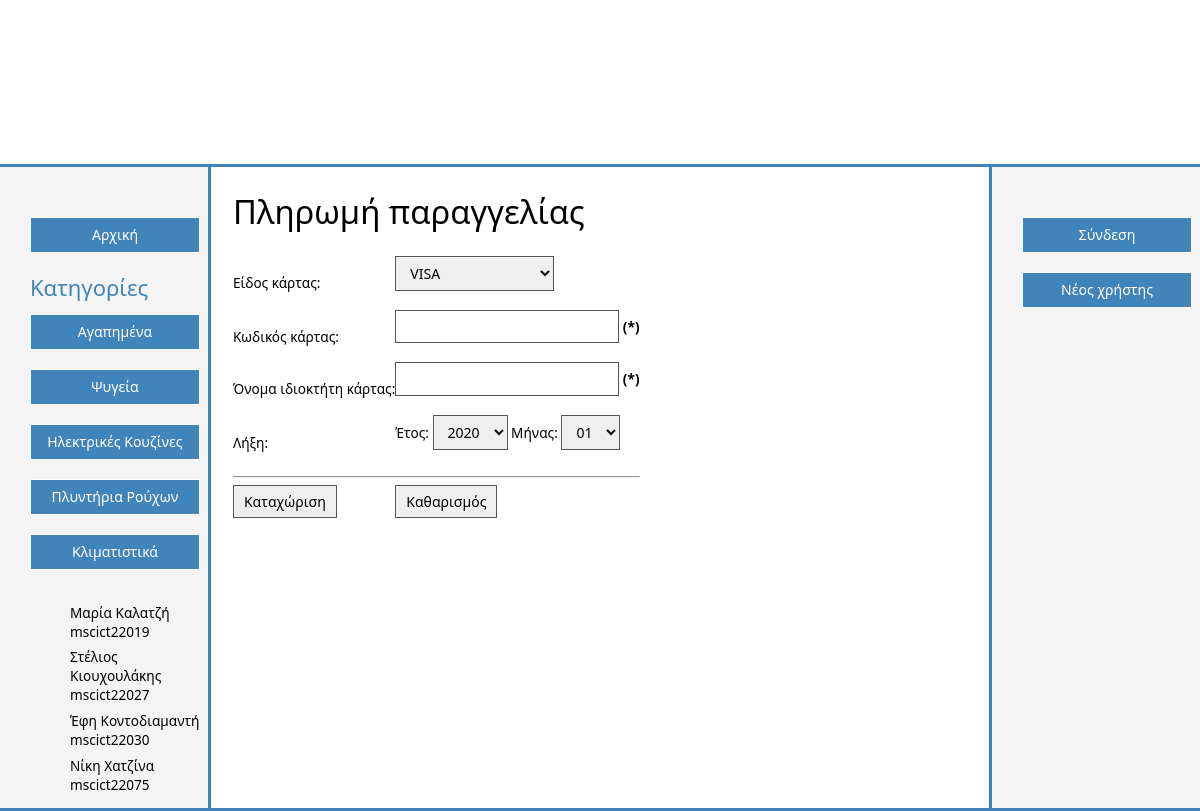
The page /checkout.php on the database its author committed.
### tables this page shows
CREATE TABLE `categories` (
  `cat_id` int(11) NOT NULL,
  `cat_name` varchar(45) NOT NULL
);

### checkout.php (the view, shortened to what this page needs)
<?php
	include("includes/db_connect.php");
?>
<!DOCTYPE html>
<html>
	<head>
		<link href="css/styles.css" rel="stylesheet" type="text/css">
	</head>
	<body>
		<table class="layout">
			<tr >
			<td class="header" colspan='3'></td>
			</tr>
			<tr>
			<td class='leftsidebar'>
			<?php
				include ("leftsidebar.php");
			?>
			</td>
			<td class="productsarea">
				<h1>Πληρωμή παραγγελίας</h1>
				<Form name="user_data" action="checkout_action.php" method="POST">
					<table>
						<tr>
						<td>Είδος κάρτας: </td>
						<td>
							<select name="cardtype">
							<?php
								$SQL = "SELECT card_type_id, card_type_name
										FROM card_types
										ORDER BY card_type_id";
								$result = mysqli_query($con, $SQL);
								while ($row = mysqli_fetch_array ($result, MYSQLI_ASSOC))
								{
									echo "<option value='".$row['card_type_id']."'>".$row['card_type_name']."</option>";
								}
							?>
							</select><br><br>
						</td>
						</tr>
						<td>Κωδικός κάρτας:</td>
						<td> <Input required type="text" name="cardno" size="20"> <strong>(*)</strong><br><br></td>
						</tr>
						<tr>
						<td>Όνομα ιδιοκτήτη κάρτας: </td>
						<td><Input required type="text" name="cardholder" size="20"> <strong>(*)</strong><br><br></td>
						</tr>
						<tr>
						<td>Λήξη: </td>
						<td>
							Έτος: <select name="expirationyear">
									<option value="2020">2020</option>
								   </select>
							Μήνας: <select name="expirationmonth">
									<option value="01">01</option>
								   </select>
								   <br><br>
						</td>
						</tr>
						<tr><td colspan="2"><hr></td></tr>
						<tr>
						<td><Input type="submit" value="Καταχώριση"></td>
						<td> <Input type="reset" value="Καθαρισμός"></td>
						</tr>
					</table>
			<td class='rightsidebar'>
				<?php include ("rightsidebar.php"); ?>
			</td>
	</body>
</html>

### leftsidebar.php (shortened to what this page needs)
<html>
	<head>
		<link href="css/styles.css" rel="stylesheet" type="text/css">
	</head>
<?php
	echo "<form action='index.php' method='POST'>";
	echo "<input type='Submit' class='menuButton' value='Αρχική'><br><br>";
	echo "</form>";
	echo "<h2>Κατηγορίες</h2>";
	$SQL = "select 		cat_id, cat_name
			from 		categories
			order by 	cat_id";
	$result = mysqli_query($con, $SQL);
	while ($row = mysqli_fetch_array($result,MYSQLI_ASSOC))
	{
		echo "<form action='index.php?cat=".$row["cat_id"]."' method='POST'>";
		echo "<input type='Submit' class='menuButton' value='".$row["cat_name"]."'><br><br>";
		echo "</form>";
	}
?>
	<body>
	<ul>
		<li>Μαρία Καλατζή<br>mscict22019</li>
		<li>Στέλιος Κιουχουλάκης<br>mscict22027</li>
		<li>Έφη Κοντοδιαμαντή<br>mscict22030</li>
		<li>Νίκη Χατζίνα<br>mscict22075</li>
	</ul>
	</body>
</html>

### css/styles.css (style rules this page uses)
﻿body, html { background-color:white; width: 100vw; height: 100%; margin: 0; padding: 0; overflow-style: auto; padding: 0 0px 0 0px; }
li { list-style: none; margin-left: 0; margin-bottom: 0.5em; }
body { font-size: .85em; font-family: "Segoe UI", Verdana, Helvetica, Sans-Serif; margin: 0; padding: 0; height: 100%; }
.menuButton { width: 165px; height: 36px; border-style: solid; border-width: 1px; border-color: white; background-color: #4084b9; color: white; text-align: center; }
h1, h2, h3, h4, h5, h6 { color: black; margin-left: 0px; padding: 0; }
h1 { font-size: 2.4em; font-family: "Segoe UI", Verdana, Helvetica, Sans-Serif; font-weight: normal; text-align: left; margin-top: 0; margin-left: 0; }
h2 { font-size: 22px; font-family: "Segoe UI", Verdana, Helvetica, Sans-Serif; font-weight: normal; color: #4084b9; text-align: left; margin-top: 0; margin-bottom: 12px; margin-left: 0px; line-height: normal; }
input, textarea, select { border: 1px solid #555; padding-top: 6px; padding-bottom: 6px; padding-left: 10px; padding-right: 10px; font-family: "Segoe UI", Verdana, Helvetica, Sans-Serif; font-size: 14px; line-height: 1.4em; text-align: left; }
select { margin-top: 0px; }
.layout { width:100vw; margin-left:auto; margin-right:auto; padding: 0; border-collapse: collapse; }
td { border-style:solid; border-width:0px; border-color:black; padding: 0px; }
.menuButton { width: 170px; height: 36px; border-style: solid; border-width: 1px; border-color: white; background-color: #4084b9; color: white; text-align: center; }
.leftsidebar { width:15vw; padding-top: 50px; padding-left: 30px; vertical-align: top; border-right: solid 3px #4084b9; border-top: solid 3px #4084b9; border-bottom: solid 3px #4084b9; border-left: none; background-color: #f4f4f4; }
.rightsidebar { width:15vw; padding-top: 50px; padding-left: 30px; vertical-align: top; border-left: solid 3px #4084b9; border-top: solid 3px #4084b9; border-bottom: solid 3px #4084b9; border-right: none; background-color: #f4f4f4; }
.productsarea { width:70vw; padding-top: 60px; vertical-align: top; padding: 22px; border-top: solid 3px #4084b9; border-bottom: solid 3px #4084b9; }
.header { width: 100vw; background-color: transparent; height: 140px; border-bottom: solid 3px #4084b9; padding-bottom: 24px; }
table { border-collapse: collapse; }

### rows shown on the page
categories: cat_name "Αγαπημένα"
categories: cat_name "Ψυγεία"
categories: cat_name "Ηλεκτρικές Κουζίνες"
categories: cat_name "Πλυντήρια Ρούχων"
categories: cat_name "Κλιματιστικά"

### other values the page prints
form field cardtype "VISA"
